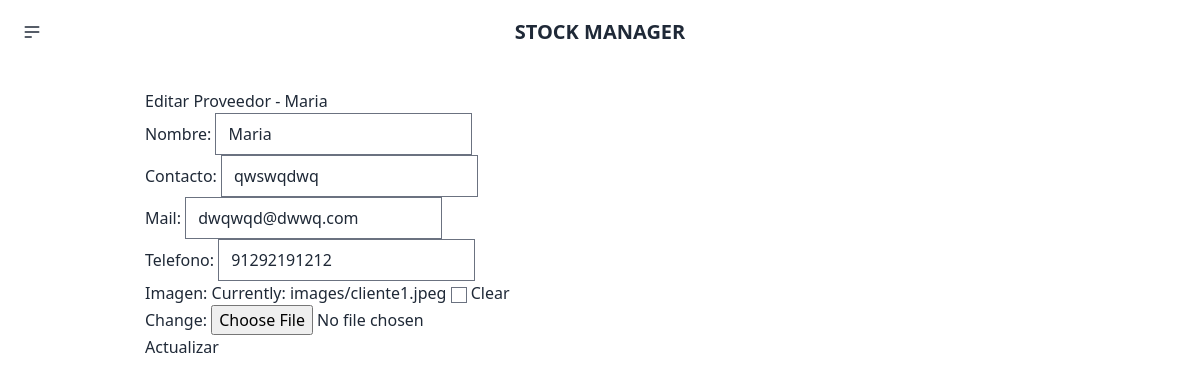
Before: /stockmanager/proveedor/4 with the older database file.
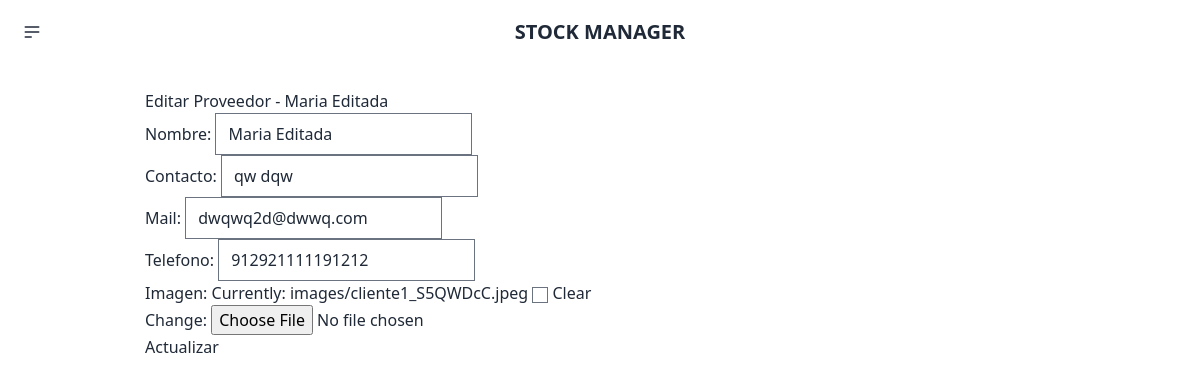
After: the same page with the newer database file.
### stockmanager/models.py (models this page shows, shortened)
class Proveedores(models.Model):
    ProveedorID = models.AutoField(primary_key=True)
    Imagen = models.ImageField(null=True, blank=True, upload_to="images/")
    Nombre = models.CharField(max_length=255)
    Contacto = models.CharField(max_length=255)
    CorreoElectronico = models.CharField(max_length=255)
    Telefono = models.CharField(max_length=20)

### stockmanager/views.py (the view)
# urls.py: path('proveedor/<int:ProveedorID>', views.supplier_get, name='supplier_get'),
def supplier_get(response, ProveedorID):
    supplier = get_object_or_404(Proveedores, pk=ProveedorID)
    if response.method == 'GET':
        form = new_supplier(instance=supplier)
        return render(response, 'proveedores/edit.html', {
            'supplier': supplier,
            'form': form
        })
    else:
        form = new_supplier(response.POST, response.FILES, instance=supplier)
        form.save()
        return redirect('suppliers_index')

### stockmanager/forms.py
class new_supplier(forms.ModelForm):
    class Meta:
        model = Proveedores
        fields = ['Nombre', 'Contacto', 'CorreoElectronico', 'Telefono', 'Imagen']
    Nombre = forms.CharField(label='Nombre:', max_length=200)
    Contacto = forms.CharField(label='Contacto:')
    CorreoElectronico = forms.EmailField(label='Mail:')
    Telefono = forms.CharField(label='Telefono:', max_length=20)
    Imagen = forms.ImageField(required=False)

### stockmanager/templates/proveedores/edit.html (shortened to what this page needs)
{% extends 'layouts/base.html' %}
{% block content %}
<h1> Editar Proveedor - {{supplier.Nombre}}</h1>
<form method="POST" action="" enctype="multipart/form-data">
{{form}}
<button>Actualizar</button>
</form>
{% endblock %}

Changed rows visible on the page:
changed Proveedores: Nombre "Maria" → "Maria Editada"; Contacto "qwswqdwq" → "qw dqw"; CorreoElectronico "dwqwqd@dwwq.com" → "dwqwq2d@dwwq.com"; Telefono "91292191212" → "912921111191212"
Other visible differences:
text no longer shown: "Nombre: Contacto: Mail: Telefono: Imagen: Currently: images/cliente1.jpeg Clear Change:"
text now shown: "Nombre: Contacto: Mail: Telefono: Imagen: Currently: images/cliente1_S5QWDcC.jpeg Clear Change:"
